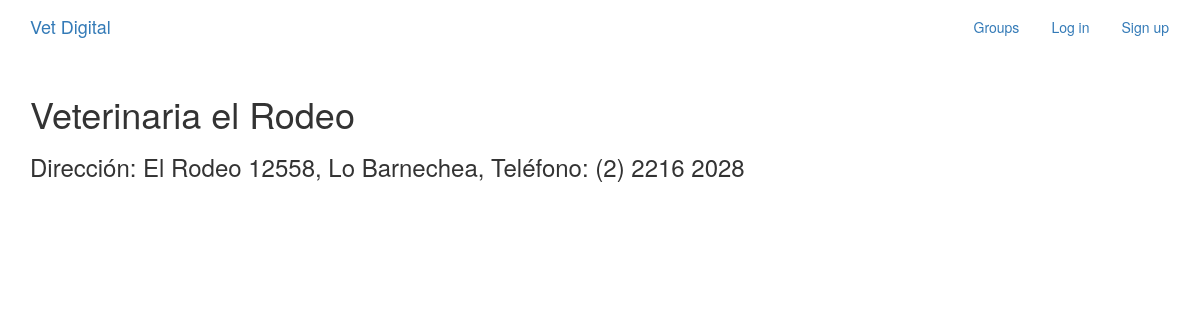
Page /veterinario/mascota/by/1/ on the committed database.
### veterinario/models.py (models this page shows, shortened)
class Veterinario(models.Model):
    vet_name = models.CharField(max_length=264, unique=True)
    direction = models.TextField()
    created_at = models.DateTimeField(auto_now=True)
    class Meta:
        ordering = ["vet_name"]

### veterinario/views.py (the view)
# urls.py: url(r"mascota/by/(?P<pk>\d+)/$",views.SingleVet.as_view(),name="single"),
class SingleVet(generic.DetailView):
    model = Veterinario

### veterinario/templates/veterinario/veterinario_detail.html (shortened to what this page needs)
{% extends "veterinario/veterinario_base.html" %}
{% block prevet %}
<h1>{{ veterinario.vet_name  }}</h1>
<h3>{{ veterinario.direction  }}</h3>
{% endblock %}

### rows in the picture
Veterinario: vet_name "Veterinaria el Rodeo", direction "Dirección: El Rodeo 12558, Lo Barnechea, Teléfono: (2) 2216 2028"
